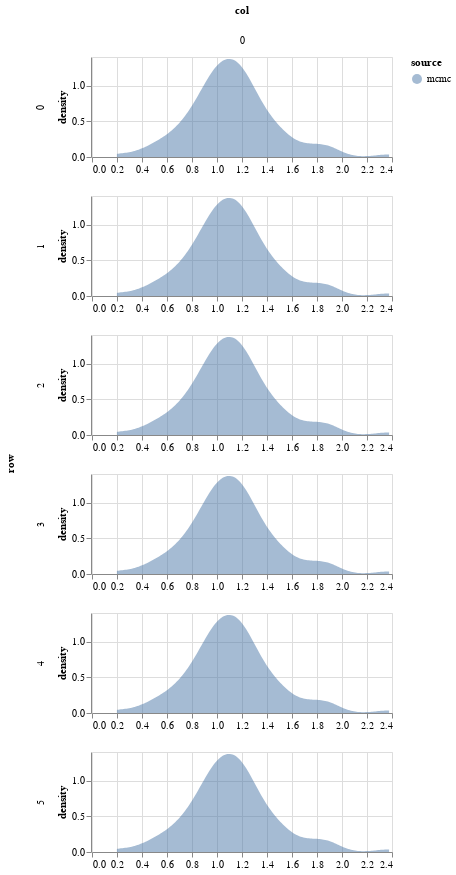

Here is the notebook cell this chart was saved with:
### Code cell
param = 'beta'
df = get_post_df(ps[param]) 
df['source'] = 'mcmc'
plot_density(df, height=100)

### Figure 1 — Vega-Lite specification as saved in the notebook (floating-point values rounded to 4 significant figures; data arrays with more than 128 entries replaced by an {"elided": "..."} marker saying what was removed)
{"config": {"view": {"continuousWidth": 400, "continuousHeight": 300}}, "data": {"name": "data-aeed9c035d2cd907d8e51f7e269334aa"}, "mark": {"type": "area", "opacity": 0.5}, "encoding": {"color": {"type": "nominal", "field": "source"}, "column": {"type": "quantitative", "field": "col"}, "row": {"type": "quantitative", "field": "row"}, "x": {"type": "quantitative", "field": "value", "title": null}, "y": {"type": "quantitative", "field": "density"}}, "height": 100, "resolve": {"scale": {"x": "independent"}}, "transform": [{"fold": ["value"]}, {"density": "value", "groupby": ["cn", "row", "col", "source"]}], "width": 300, "$schema": "https://vega.github.io/schema/vega-lite/v4.8.1.json", "datasets": {"data-aeed9c035d2cd907d8e51f7e269334aa": {"elided": "600 records"}}}
